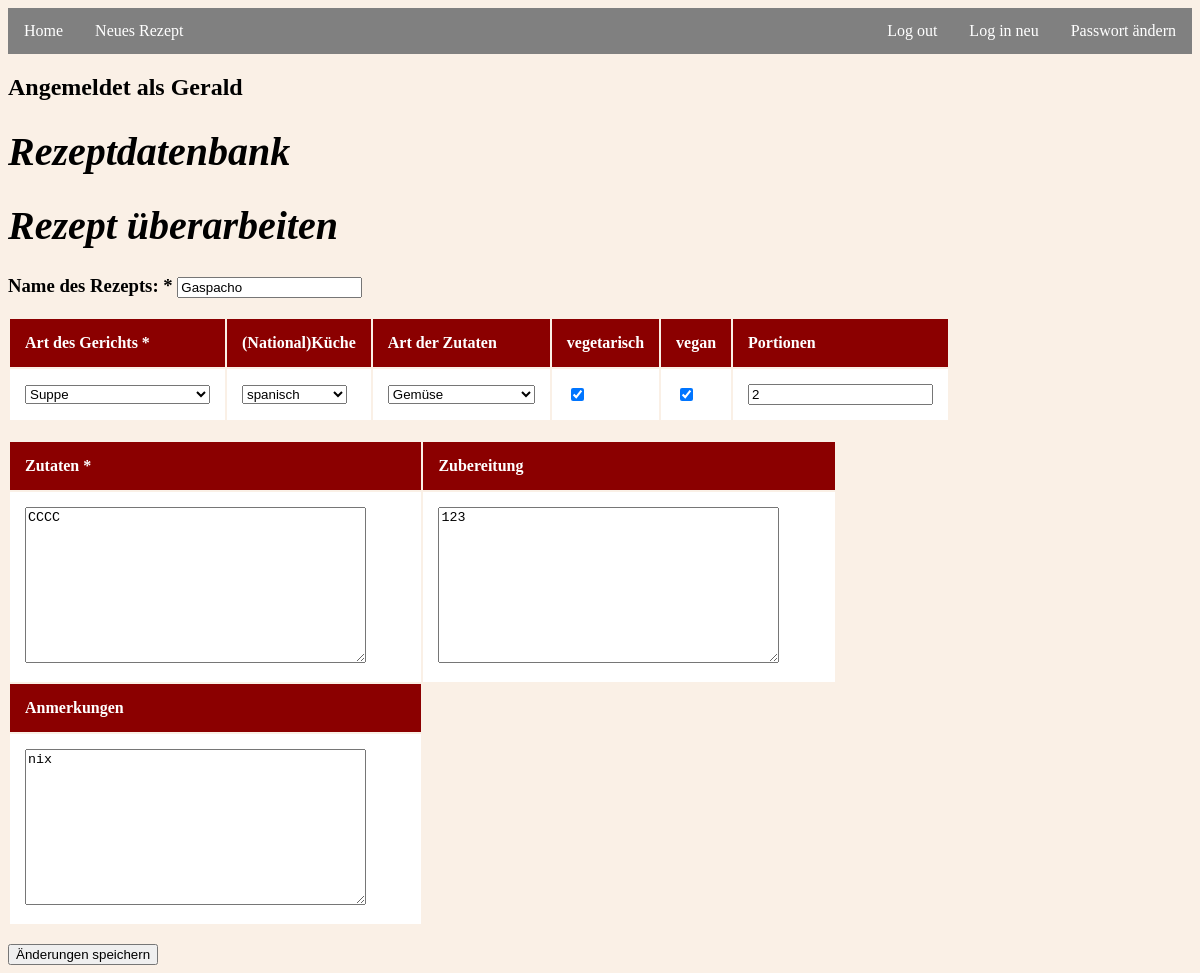
The page /rezept/6/edit/ (signed in) on the database as committed earlier.
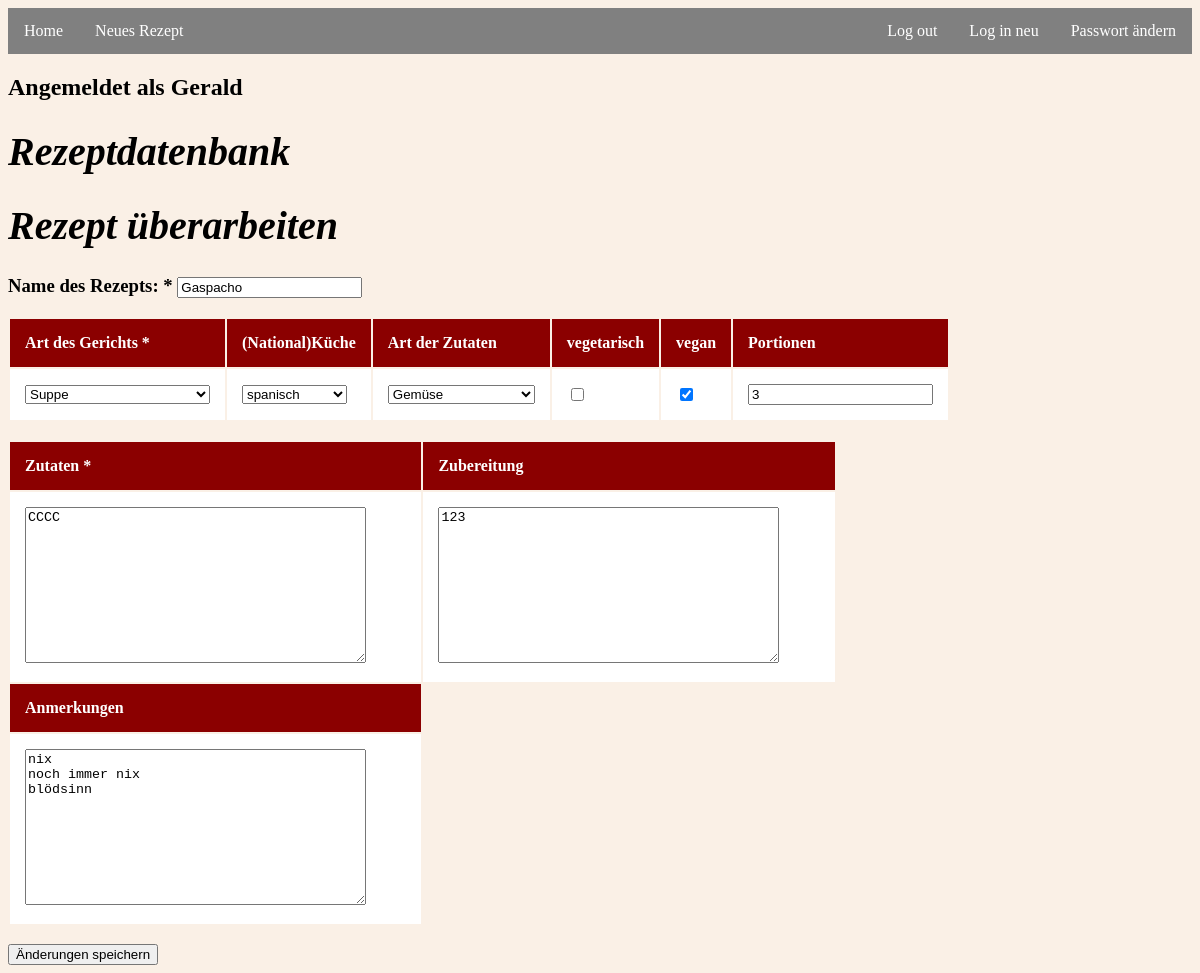
The same page on the database as committed later.
### rezepte/models.py (models this page shows, shortened)
class Rezept(models.Model):
    koch = models.ForeignKey('auth.User', on_delete=models.CASCADE)
    bezeichnung = models.CharField(max_length=120)
    kategorie = models.CharField(max_length=80, choices=SPEISENART)
    kueche = models.CharField(max_length=80, blank=True, choices=KUECHE)
    art_zutaten = models.CharField(max_length=80, blank=True, choices=ZUTATART)
    vegetarisch = models.BooleanField(default=False)
    vegan = models.BooleanField(default=False)
    portionen = models.PositiveIntegerField(blank=True, null=True, default=4)
    bewertung = models.PositiveIntegerField(blank=True, null=True)
    zutaten = models.TextField()
    zubereitung = models.TextField(blank=True)
    anmerkungen = models.TextField(blank=True)
    class Meta:
        verbose_name_plural = "rezepte"

### rezepte/views.py (the view)
# urls.py: path('rezept/<int:pk>/edit/', RezeptUpdateView.as_view(), name='reedit'),
class RezeptUpdateView(UserPassesTestMixin, UpdateView):
    model = Rezept
    template_name = 'reedit.html'
    fields = ['bezeichnung', 'kategorie', 'kueche', 'art_zutaten', 'vegetarisch', 'vegan', 'portionen', 'zutaten', 'zubereitung', 'anmerkungen']
    def test_func(self):
        obj = self.get_object()
        return obj.koch == self.request.user

### templates/reedit.html
{% extends 'base.html' %}
{% block content %}
<h1>Rezept überarbeiten</h1>
<form action="" method="post">{% csrf_token %}
    <h3>Name des Rezepts: * {{ form.bezeichnung }}</h3>
    <table style="width:70%">
        <tr>
            <th>Art des Gerichts *</th>
            <th>(National)Küche</th>
            <th>Art der Zutaten</th>
            <th>vegetarisch</th>
            <th>vegan</th>
            <th>Portionen</th>
        </tr>
        <tr>
            <td>{{ form.kategorie }}</td>
            <td>{{ form.kueche }}</td>
            <td>{{ form.art_zutaten }}</td>
            <td>{{ form.vegetarisch }}</td>
            <td>{{ form.vegan }}</td>
            <td>{{ form.portionen }}</td>
        </tr>
    </table><br>
    <table style="width:70%">
     <tr>
         <th>Zutaten *</th>
         <th>Zubereitung</th>
     </tr>
     <tr>
         <td>{{ form.zutaten }}</td>
         <td>{{ form.zubereitung }}</td>
     </tr>
     <tr>
         <th>Anmerkungen</th>
     </tr>
     <tr>
         <td>{{ form.anmerkungen }}</td>
     </tr>
     </table><br>
    <input type="submit" value="Änderungen speichern">
</form>
{% endblock content %}

Rows that differ between the two databases and show on the page:
changed Rezept "Gaspacho": vegetarisch "☑" → "☐"; portionen "2" → "3"; anmerkungen "nix" → "nix noch immer nix blödsinn"
